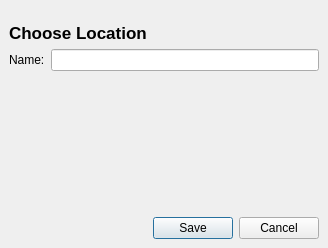
<?xml version="1.0" encoding="UTF-8"?>
<ui version="4.0">
 <class>LocationsDataEdit</class>
 <widget class="QDialog" name="LocationsDataEdit">
  <property name="geometry">
   <rect>
    <x>0</x>
    <y>0</y>
    <width>328</width>
    <height>248</height>
   </rect>
  </property>
  <property name="windowTitle">
   <string>Dialog</string>
  </property>
  <layout class="QGridLayout" name="gridLayout_2">
   <property name="leftMargin">
    <number>0</number>
   </property>
   <property name="topMargin">
    <number>0</number>
   </property>
   <property name="rightMargin">
    <number>0</number>
   </property>
   <property name="bottomMargin">
    <number>0</number>
   </property>
   <property name="spacing">
    <number>0</number>
   </property>
   <item row="0" column="0">
    <widget class="QLabel" name="topEmptyLabel">
     <property name="text">
      <string/>
     </property>
    </widget>
   </item>
   <item row="1" column="0">
    <widget class="QWidget" name="mainContainer" native="true">
     <layout class="QGridLayout" name="gridLayout">
      <item row="0" column="0" colspan="2">
       <widget class="QLabel" name="sourceName">
        <property name="font">
         <font>
          <pointsize>13</pointsize>
          <weight>75</weight>
          <bold>true</bold>
         </font>
        </property>
        <property name="text">
         <string>Choose Location</string>
        </property>
        <property name="margin">
         <number>6</number>
        </property>
       </widget>
      </item>
      <item row="1" column="0">
       <widget class="QLabel" name="nameTitle">
        <property name="text">
         <string>Name:</string>
        </property>
       </widget>
      </item>
      <item row="1" column="1">
       <widget class="QLineEdit" name="name"/>
      </item>
      <item row="2" column="0">
       <spacer name="verticalSpacer">
        <property name="orientation">
         <enum>Qt::Vertical</enum>
        </property>
        <property name="sizeHint" stdset="0">
         <size>
          <width>20</width>
          <height>73</height>
         </size>
        </property>
       </spacer>
      </item>
      <item row="3" column="0" colspan="2">
       <layout class="QHBoxLayout" name="horizontalLayout">
        <item>
         <spacer name="horizontalSpacer">
          <property name="orientation">
           <enum>Qt::Horizontal</enum>
          </property>
          <property name="sizeHint" stdset="0">
           <size>
            <width>40</width>
            <height>20</height>
           </size>
          </property>
         </spacer>
        </item>
        <item>
         <widget class="QPushButton" name="save">
          <property name="text">
           <string>Save</string>
          </property>
          <property name="autoDefault">
           <bool>true</bool>
          </property>
          <property name="default">
           <bool>true</bool>
          </property>
         </widget>
        </item>
        <item>
         <widget class="QPushButton" name="cancel">
          <property name="text">
           <string>Cancel</string>
          </property>
         </widget>
        </item>
       </layout>
      </item>
     </layout>
    </widget>
   </item>
  </layout>
 </widget>
 <resources/>
 <connections/>
</ui>
